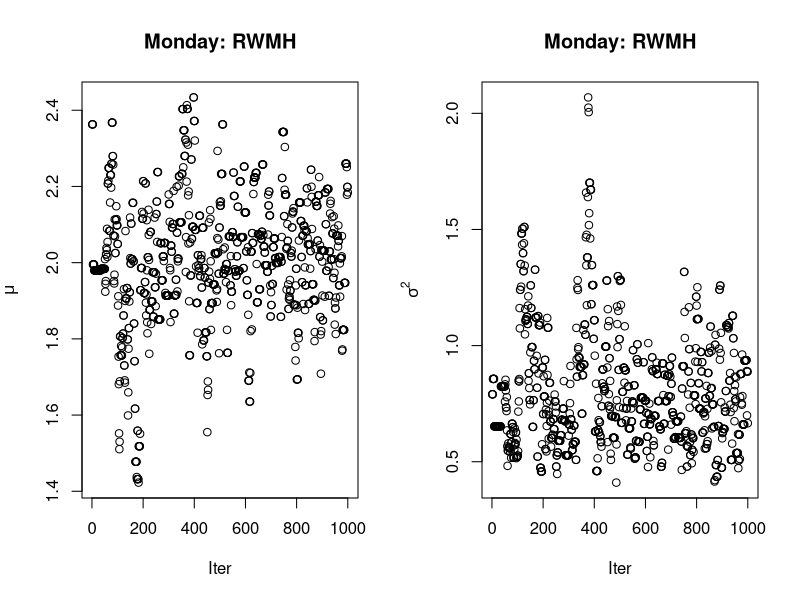
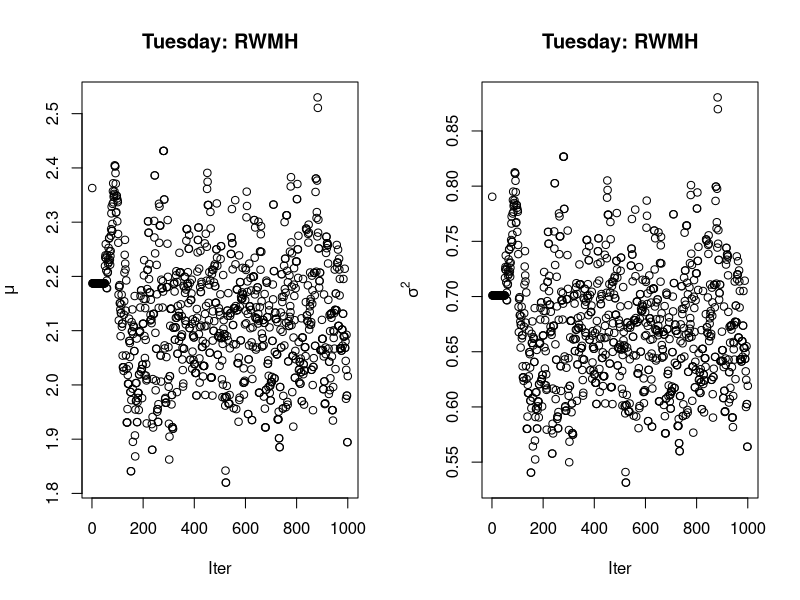
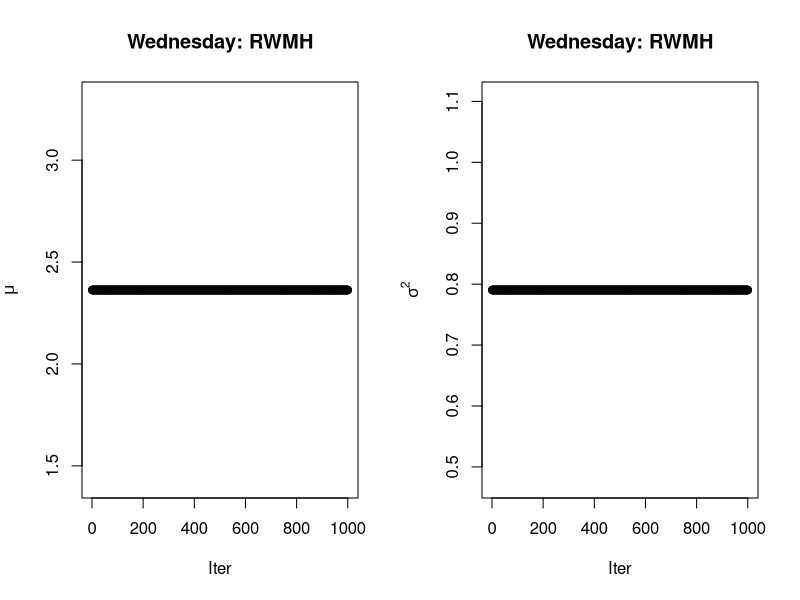
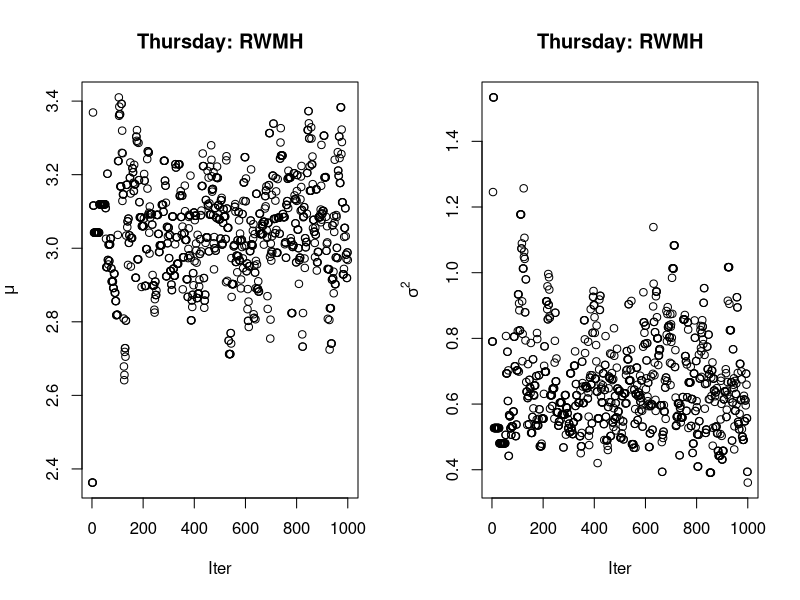

Write R code to recreate these figures, in order.
## ----libraries, message=FALSE, warning=FALSE-----------------------------
library(plyr)
library(ggplot2)
library(xtable)
library(MASS)
library(mvtnorm)
library(mcmc)
library(GGally)
library(dplyr)

## ------ Calculate log-posterior ----------------------------------
lupost_factory_weekday <- function(x, mu, sigma) {
  logd <- dlnorm(x, mu, abs(sigma), log = TRUE)
  return(sum(logd) - log(sigma^2)) # log-posterior
}

## ------ Calculate likelihood ----------------------------------
likelihood_factory_weekday <- function(x, mu, sigma) {
  logd <- dlnorm(x, mu, abs(sigma), log = TRUE)
  return(sum(logd))
}

## ----random walk metropolis hastings algorithm-------------------------
metropolis_hastings_lognorm = function(x, mu, sigma, n_points) {
  #initialize
  current = c(mu,sigma)
  mu_sigma = matrix(current, nrow=n_points, ncol=2, byrow=TRUE)
  lupost = matrix(lupost_factory_weekday(x,mu,sigma), nrow=n_points, ncol=1, byrow=TRUE)
  likelihood = matrix(likelihood_factory_weekday(x,mu,sigma), nrow=n_points, ncol=1, byrow=TRUE)
  nn = 0
  S = diag(2)
  for (i in 2:n_points) {
    proposed = mvrnorm(1,current,S) #2.4^2*S/2
    logr = lupost_factory_weekday(x,proposed[1],proposed[2])-lupost_factory_weekday(x,current[1],current[2])
    #print(logr)
    if (log(runif(1)) < logr) {current = proposed; nn = nn + 1}
    mu_sigma[i,] = current
    lupost[i] = lupost_factory_weekday(x,current[1],current[2])
    likelihood[i] = likelihood_factory_weekday(x,current[1],current[2])
    if (i%%50 == 0) S = var(mu_sigma[1:i,])
  }
  sampler = list(mu=mu_sigma[,1], sigma = mu_sigma[,2]^2, log_posterior=lupost, acceptance=nn/n_points,
                 arrival_rate = exp(mu_sigma[,1]+mu_sigma[,2]^2/2),
                 ar_mean = mean(exp(mu_sigma[,1]+mu_sigma[,2]^2/2)),
                 ar_CI = c(sort(exp(mu_sigma[,1]+mu_sigma[,2]^2/2))[round(n_points*0.025)],
                           sort(exp(mu_sigma[,1]+mu_sigma[,2]^2/2))[round(n_points*0.975)]))
  return(sampler)
}

## ---------- Example of full model (intercept, X1-X4 included) ----------------

mu_MLE = 2.3629
sigma_squared_MLE = 0.7904
sigma_MLE = sqrt(sigma_squared_MLE)

## Monday
x = c(2,7,23,7,29,14,4,5,21,20,5,7,16,16,2,14,22,18,10,13,6,14,12,2,5,7,4,9,1,8,4,6,6,10,7,1)

lupost <- lupost_factory_weekday(x, mu_MLE, sigma_MLE)
print(lupost)

# sampling
model_sampler = metropolis_hastings_lognorm(x, mu_MLE, sigma_MLE, n<-1000)

print(model_sampler$acceptance)
print(model_sampler$ar_mean)
print(model_sampler$ar_CI)

# plot the coefficients by iteration
F_m1 <- matrix(c(1,2),nrow=1,ncol=2,byrow=TRUE)
layout(F_m1)
plot(1:n, model_sampler$mu, xlab="Iter", ylab=expression(mu), main="Monday: RWMH")
plot(1:n, model_sampler$sigma, xlab="Iter", ylab=expression(sigma^2), main="Monday: RWMH")

#acf(model_sampler$mu,100, plot=TRUE, main = expression(mu))
#acf(model_sampler$sigma,100, plot=TRUE, main = expression(sigma^2))



## Tuesday
x = c(6,4,5,19,10,21,17,6,10,3,15,9,13,4,9,8,21,4,7,15,7,4,1,9,6,9,2,47,8,32,37,6,7,3,6,13,17)

lupost <- lupost_factory_weekday(x, mu_MLE, sigma_MLE)
print(lupost)

# sampling
model_sampler = metropolis_hastings_lognorm(x, mu_MLE, sigma_MLE, n<-1000)

print(model_sampler$acceptance)
print(model_sampler$ar_mean)
print(model_sampler$ar_CI)

# plot the coefficients by iteration
F_m1 <- matrix(c(1,2),nrow=1,ncol=2,byrow=TRUE)
layout(F_m1)
plot(1:n, model_sampler$mu, xlab="Iter", ylab=expression(mu), main="Tuesday: RWMH")
plot(1:n, model_sampler$sigma, xlab="Iter", ylab=expression(sigma^2), main="Tuesday: RWMH")

#acf(model_sampler$mu,100, plot=TRUE, main = expression(mu))
#acf(model_sampler$sigma,100, plot=TRUE, main = expression(sigma^2))



## Wednesday
x = c(18,6,22,6,10,7,12,12,14,13,14,13,4,2,1,7,3,9,10,28,5,11,14,5,5,2,11,13,23,11,9,18,21,9,11,7,11,9,8,6)

lupost <- lupost_factory_weekday(x, mu_MLE, sigma_MLE)
print(lupost)

# sampling
model_sampler = metropolis_hastings_lognorm(x, mu_MLE, sigma_MLE, n<-1000)

print(model_sampler$acceptance)
print(model_sampler$ar_mean)
print(model_sampler$ar_CI)

# plot the coefficients by iteration
F_m1 <- matrix(c(1,2),nrow=1,ncol=2,byrow=TRUE)
layout(F_m1)
plot(1:n, model_sampler$mu, xlab="Iter", ylab=expression(mu), main="Wednesday: RWMH")
plot(1:n, model_sampler$sigma, xlab="Iter", ylab=expression(sigma^2), main="Wednesday: RWMH")

#acf(model_sampler$mu,100, plot=TRUE, main = expression(mu))
#acf(model_sampler$sigma,100, plot=TRUE, main = expression(sigma^2))



## Thursday
x = c(15,30,13,32,34,30,26,16,53,34,7,53,30,52,2,22,18,4,25,3,23,13,7,32,25,31,52,15,32,8,16,44,47,37,86,21,35,13,31,14,29,13,43)

lupost <- lupost_factory_weekday(x, mu_MLE, sigma_MLE)
print(lupost)

# sampling
model_sampler = metropolis_hastings_lognorm(x, mu_MLE, sigma_MLE, n<-1000)

print(model_sampler$acceptance)
print(model_sampler$ar_mean)
print(model_sampler$ar_CI)

# plot the coefficients by iteration
F_m1 <- matrix(c(1,2),nrow=1,ncol=2,byrow=TRUE)
layout(F_m1)
plot(1:n, model_sampler$mu, xlab="Iter", ylab=expression(mu), main="Thursday: RWMH")
plot(1:n, model_sampler$sigma, xlab="Iter", ylab=expression(sigma^2), main="Thursday: RWMH")

#acf(model_sampler$mu,100, plot=TRUE, main = expression(mu))
#acf(model_sampler$sigma,100, plot=TRUE, main = expression(sigma^2))
